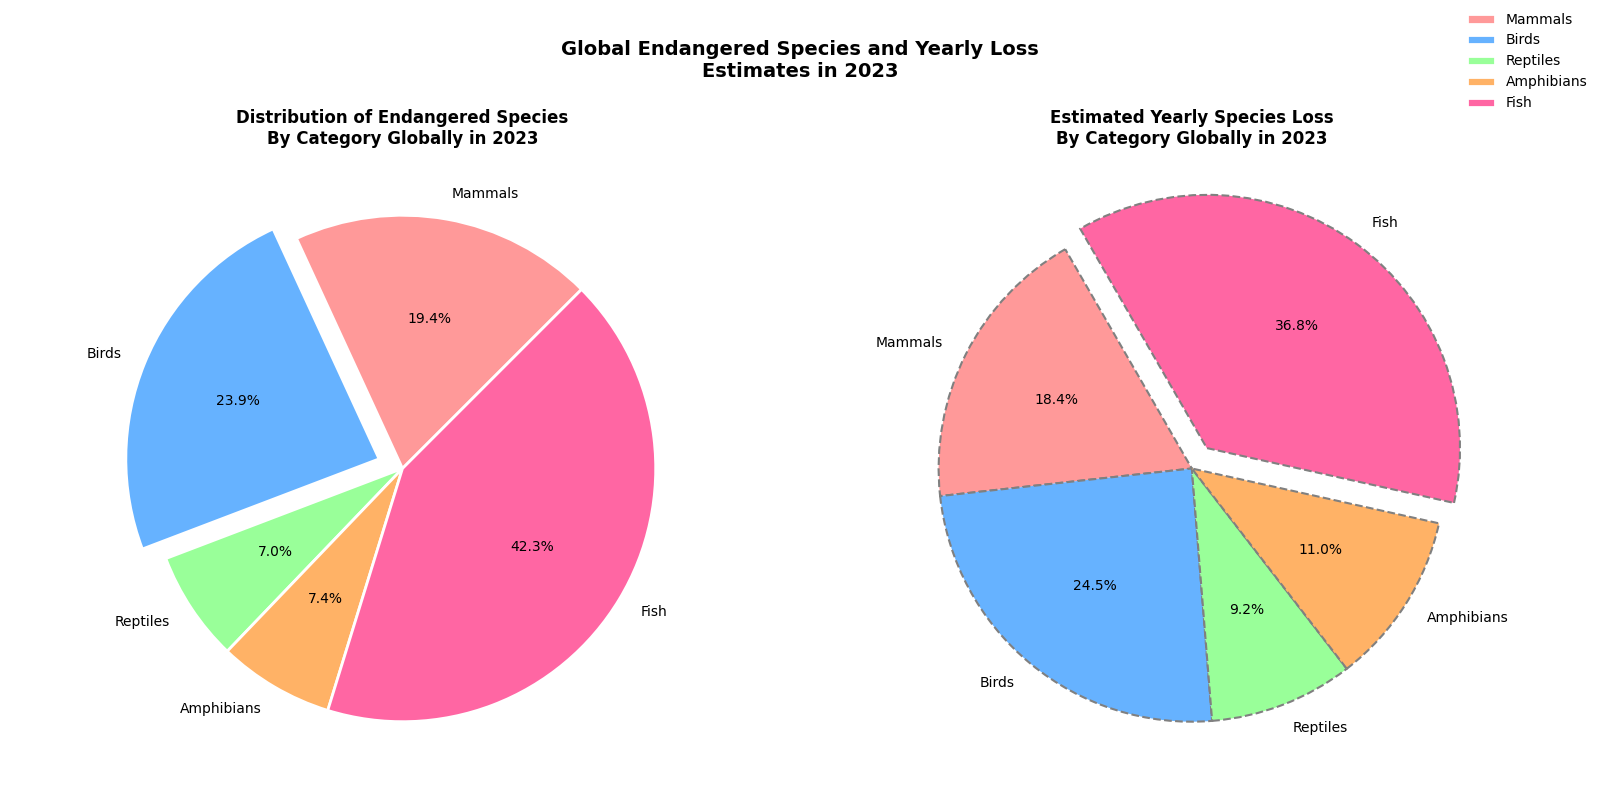

Reproduce this figure in Python.
import matplotlib.pyplot as plt
import numpy as np

# Define the data for worldwide endangered species by category
species_categories = ['Mammals', 'Birds', 'Reptiles', 'Amphibians', 'Fish']
number_of_species = [550, 679, 200, 210, 1200]
species_lost_per_year = [30, 40, 15, 18, 60]
colors = ['#FF9999', '#66B2FF', '#99FF99', '#FFB266', '#FF66A3']

# Create two pie charts
fig, (ax1, ax2) = plt.subplots(1, 2, figsize=(16, 8))

# Use different stylistic elements
ax1.pie(
    number_of_species, 
    labels=species_categories, 
    autopct='%1.1f%%', 
    startangle=45, 
    colors=colors, 
    wedgeprops={'edgecolor': 'white', 'linewidth': 2}, # change border color and width
    explode=[0, 0.1, 0, 0, 0]  # explode second segment randomly
)
ax1.set_title('Distribution of Endangered Species\nBy Category Globally in 2023', fontsize=12, fontweight='bold')

ax2.pie(
    species_lost_per_year, 
    labels=species_categories, 
    autopct='%1.1f%%', 
    startangle=120, 
    colors=colors, 
    wedgeprops={'edgecolor': 'gray', 'linestyle': '--', 'linewidth': 1.5}, # change edge style
    explode=[0.1 if i == max(species_lost_per_year) else 0 for i in species_lost_per_year]
)
ax2.set_title('Estimated Yearly Species Loss\nBy Category Globally in 2023', fontsize=12, fontweight='bold')

plt.grid(visible=True, which='both', axis='x', color='gray', linestyle=':', linewidth=0.5)  # Add grid
fig.legend(['Mammals', 'Birds', 'Reptiles', 'Amphibians', 'Fish'], loc='upper right', fontsize=10, frameon=False) # random styling for legend

fig.suptitle('Global Endangered Species and Yearly Loss\nEstimates in 2023', fontsize=14, fontweight='bold', y=0.95)

plt.tight_layout(rect=[0, 0, 1, 0.92])
plt.show()
